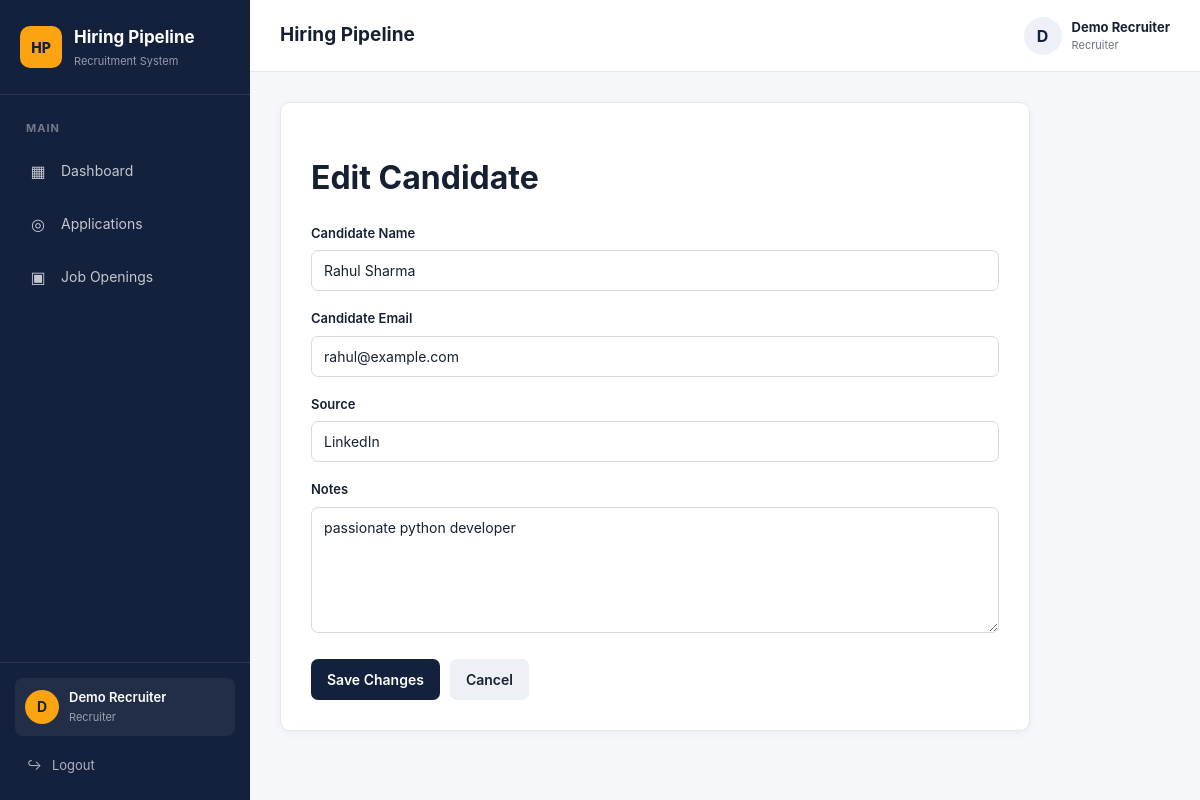
Page /applications/1/edit (signed in) on the earlier database version.
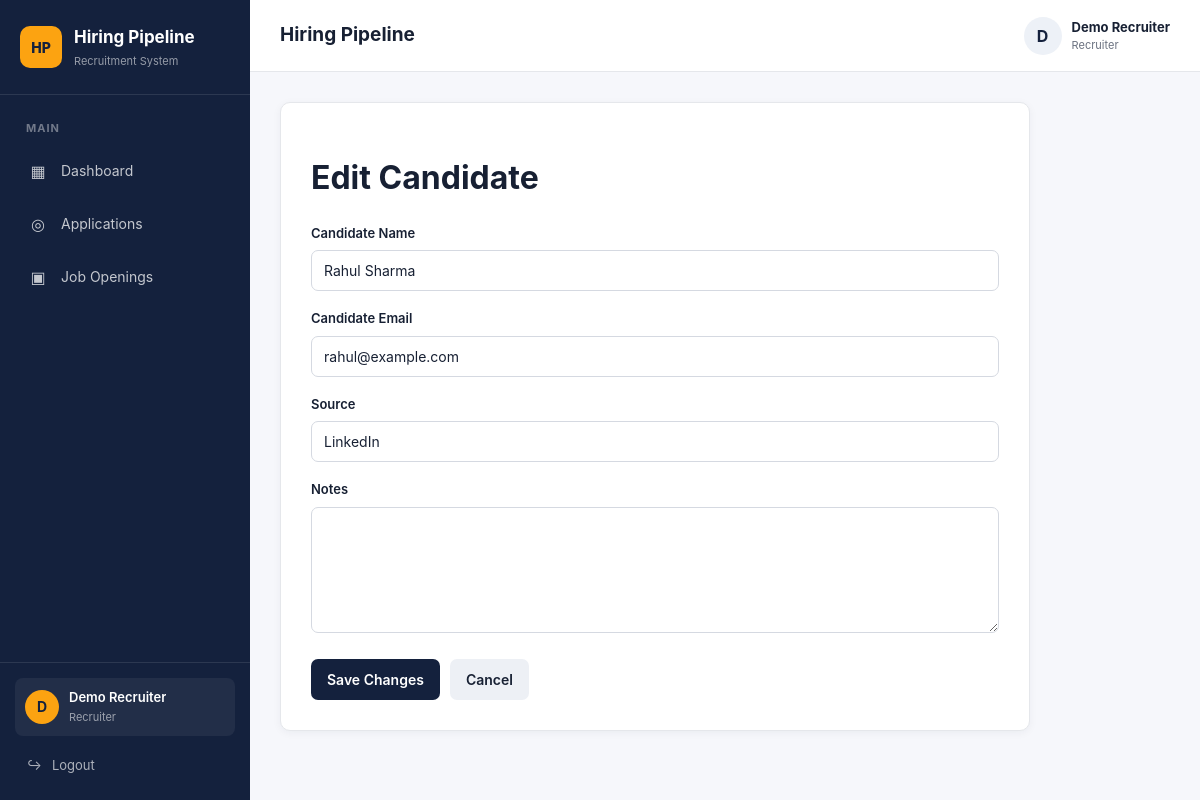
Same page on the later database version.
### models/application.py (models this page shows)
class Application(db.Model):
    __tablename__ = "applications"
    id = db.Column(
        db.Integer,
        primary_key=True
    )
    job_opening_id = db.Column(
        db.Integer,
        db.ForeignKey("job_openings.id"),
        nullable=False,
        index=True
    )
    candidate_name = db.Column(
        db.String(150),
        nullable=False
    )
    candidate_email = db.Column(
        db.String(150),
        nullable=False,
        index=True
    )
    source = db.Column(
        db.String(100),
        nullable=True
    )
    notes = db.Column(
        db.Text,
        nullable=True
    )
    stage = db.Column(
        db.String(30),
        nullable=False,
        default="Applied",
        index=True
    )
    applied_at = db.Column(
        db.DateTime,
        server_default=db.func.now()
    )
    stage_changed_at = db.Column(
        db.DateTime,
        server_default=db.func.now()
    )
    updated_at = db.Column(
        db.DateTime,
        server_default=db.func.now(),
        onupdate=db.func.now()
    )
    job = db.relationship(
        "JobOpening",
        back_populates="applications"
    )
    events = db.relationship(
        "ApplicationEvent",
        back_populates="application",
        lazy=True,
        order_by="ApplicationEvent.created_at"
    )

### routes/applications.py (the view, shortened to what this page needs)
@applications_bp.route(
    "/<int:application_id>/edit",
    methods=["GET", "POST"]
)
@role_required("recruiter")
def edit_application(application_id):
    application = db.session.get(
        Application,
        application_id
    )
    if not application:
        abort(404)
    return render_template(
        "applications/edit.html",
        application=application
    )

### templates/applications/edit.html (shortened to what this page needs)
{% extends "base.html" %}
{% block content %}
<div class="form-card">
    <h1>Edit Candidate</h1>
    <form method="POST">
        <div class="form-group">
            <label for="candidate_name">
                Candidate Name
            </label>
            <input
                type="text"
                id="candidate_name"
                name="candidate_name"
                value="{{ application.candidate_name }}"
                required
            >
        </div>
        <div class="form-group">
            <label for="candidate_email">
                Candidate Email
            </label>
            <input
                type="email"
                id="candidate_email"
                name="candidate_email"
                value="{{ application.candidate_email }}"
                required
            >
        </div>
        <div class="form-group">
            <label for="source">
                Source
            </label>
            <input
                type="text"
                id="source"
                name="source"
                value="{{ application.source or '' }}"
            >
        </div>
        <div class="form-group">
            <label for="notes">
                Notes
            </label>
            <textarea
                id="notes"
                name="notes"
                rows="6"
            >{{ application.notes or '' }}</textarea>
        </div>
        <div class="form-actions">
            <button
                type="submit"
                class="btn"
            >
                Save Changes
            </button>
            <a
                href="{{ url_for(
                    'applications.application_detail',
                    application_id=application.id
                ) }}"
                class="btn-secondary"
            >
                Cancel
            </a>
        </div>
    </form>
</div>
{% endblock %}

Differences in the rows shown:
changed Application "Rahul Sharma": notes "passionate python developer" → (not shown)
